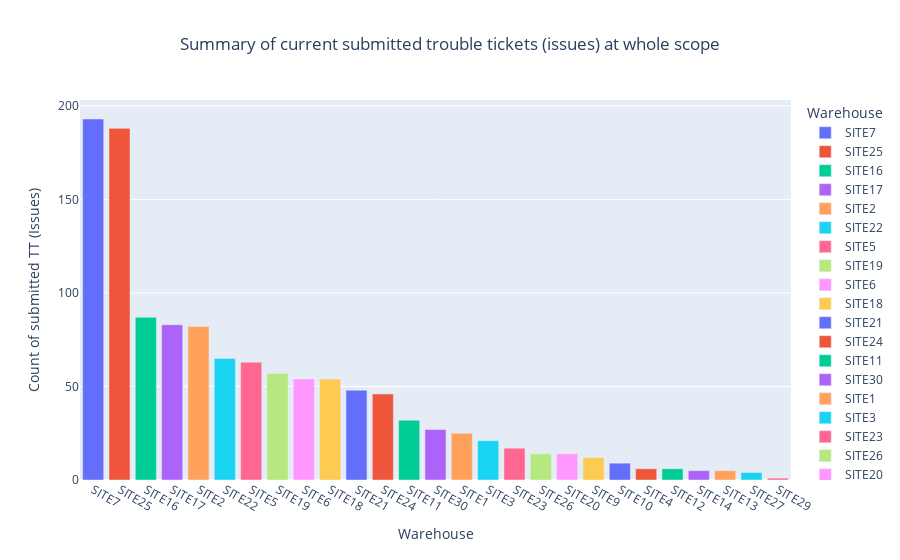

Notebook code for this chart:
### Code cell
fig = px.bar(data_frame=submitted_sorted,
             x='Warehouse',
             y='ID',
             labels={
                 'ID': 'Count of submitted TT (Issues)'                 
             },
             color='Warehouse',
             hover_name='Warehouse',             
             title='Summary of current submitted trouble tickets (issues) at whole scope',
             )
fig.update_layout(title_x=0.5)
fig.show()

### Figure 1 — Plotly figure (JSON) as saved in the notebook; plotly's stock layout.template omitted (floating-point values rounded to 4 significant figures)
{"data": [{"alignmentgroup": "True", "hovertemplate": "<b>%{hovertext}</b><br><br>Warehouse=%{x}<br>Count of submitted TT (Issues)=%{y}<extra></extra>", "hovertext": ["SITE7"], "legendgroup": "SITE7", "marker": {"color": "#636efa", "pattern": {"shape": ""}}, "name": "SITE7", "offsetgroup": "SITE7", "orientation": "v", "showlegend": true, "textposition": "auto", "type": "bar", "x": ["SITE7"], "xaxis": "x", "y": [193], "yaxis": "y"}, {"alignmentgroup": "True", "hovertemplate": "<b>%{hovertext}</b><br><br>Warehouse=%{x}<br>Count of submitted TT (Issues)=%{y}<extra></extra>", "hovertext": ["SITE25"], "legendgroup": "SITE25", "marker": {"color": "#EF553B", "pattern": {"shape": ""}}, "name": "SITE25", "offsetgroup": "SITE25", "orientation": "v", "showlegend": true, "textposition": "auto", "type": "bar", "x": ["SITE25"], "xaxis": "x", "y": [188], "yaxis": "y"}, {"alignmentgroup": "True", "hovertemplate": "<b>%{hovertext}</b><br><br>Warehouse=%{x}<br>Count of submitted TT (Issues)=%{y}<extra></extra>", "hovertext": ["SITE16"], "legendgroup": "SITE16", "marker": {"color": "#00cc96", "pattern": {"shape": ""}}, "name": "SITE16", "offsetgroup": "SITE16", "orientation": "v", "showlegend": true, "textposition": "auto", "type": "bar", "x": ["SITE16"], "xaxis": "x", "y": [87], "yaxis": "y"}, {"alignmentgroup": "True", "hovertemplate": "<b>%{hovertext}</b><br><br>Warehouse=%{x}<br>Count of submitted TT (Issues)=%{y}<extra></extra>", "hovertext": ["SITE17"], "legendgroup": "SITE17", "marker": {"color": "#ab63fa", "pattern": {"shape": ""}}, "name": "SITE17", "offsetgroup": "SITE17", "orientation": "v", "showlegend": true, "textposition": "auto", "type": "bar", "x": ["SITE17"], "xaxis": "x", "y": [83], "yaxis": "y"}, {"alignmentgroup": "True", "hovertemplate": "<b>%{hovertext}</b><br><br>Warehouse=%{x}<br>Count of submitted TT (Issues)=%{y}<extra></extra>", "hovertext": ["SITE2"], "legendgroup": "SITE2", "marker": {"color": "#FFA15A", "pattern": {"shape": ""}}, "name": "SITE2", "offsetgroup": "SITE2", "orientation": "v", "showlegend": true, "textposition": "auto", "type": "bar", "x": ["SITE2"], "xaxis": "x", "y": [82], "yaxis": "y"}, {"alignmentgroup": "True", "hovertemplate": "<b>%{hovertext}</b><br><br>Warehouse=%{x}<br>Count of submitted TT (Issues)=%{y}<extra></extra>", "hovertext": ["SITE22"], "legendgroup": "SITE22", "marker": {"color": "#19d3f3", "pattern": {"shape": ""}}, "name": "SITE22", "offsetgroup": "SITE22", "orientation": "v", "showlegend": true, "textposition": "auto", "type": "bar", "x": ["SITE22"], "xaxis": "x", "y": [65], "yaxis": "y"}, {"alignmentgroup": "True", "hovertemplate": "<b>%{hovertext}</b><br><br>Warehouse=%{x}<br>Count of submitted TT (Issues)=%{y}<extra></extra>", "hovertext": ["SITE5"], "legendgroup": "SITE5", "marker": {"color": "#FF6692", "pattern": {"shape": ""}}, "name": "SITE5", "offsetgroup": "SITE5", "orientation": "v", "showlegend": true, "textposition": "auto", "type": "bar", "x": ["SITE5"], "xaxis": "x", "y": [63], "yaxis": "y"}, {"alignmentgroup": "True", "hovertemplate": "<b>%{hovertext}</b><br><br>Warehouse=%{x}<br>Count of submitted TT (Issues)=%{y}<extra></extra>", "hovertext": ["SITE19"], "legendgroup": "SITE19", "marker": {"color": "#B6E880", "pattern": {"shape": ""}}, "name": "SITE19", "offsetgroup": "SITE19", "orientation": "v", "showlegend": true, "textposition": "auto", "type": "bar", "x": ["SITE19"], "xaxis": "x", "y": [57], "yaxis": "y"}, {"alignmentgroup": "True", "hovertemplate": "<b>%{hovertext}</b><br><br>Warehouse=%{x}<br>Count of submitted TT (Issues)=%{y}<extra></extra>", "hovertext": ["SITE6"], "legendgroup": "SITE6", "marker": {"color": "#FF97FF", "pattern": {"shape": ""}}, "name": "SITE6", "offsetgroup": "SITE6", "orientation": "v", "showlegend": true, "textposition": "auto", "type": "bar", "x": ["SITE6"], "xaxis": "x", "y": [54], "yaxis": "y"}, {"alignmentgroup": "True", "hovertemplate": "<b>%{hovertext}</b><br><br>Warehouse=%{x}<br>Count of submitted TT (Issues)=%{y}<extra></extra>", "hovertext": ["SITE18"], "legendgroup": "SITE18", "marker": {"color": "#FECB52", "pattern": {"shape": ""}}, "name": "SITE18", "offsetgroup": "SITE18", "orientation": "v", "showlegend": true, "textposition": "auto", "type": "bar", "x": ["SITE18"], "xaxis": "x", "y": [54], "yaxis": "y"}, {"alignmentgroup": "True", "hovertemplate": "<b>%{hovertext}</b><br><br>Warehouse=%{x}<br>Count of submitted TT (Issues)=%{y}<extra></extra>", "hovertext": ["SITE21"], "legendgroup": "SITE21", "marker": {"color": "#636efa", "pattern": {"shape": ""}}, "name": "SITE21", "offsetgroup": "SITE21", "orientation": "v", "showlegend": true, "textposition": "auto", "type": "bar", "x": ["SITE21"], "xaxis": "x", "y": [48], "yaxis": "y"}, {"alignmentgroup": "True", "hovertemplate": "<b>%{hovertext}</b><br><br>Warehouse=%{x}<br>Count of submitted TT (Issues)=%{y}<extra></extra>", "hovertext": ["SITE24"], "legendgroup": "SITE24", "marker": {"color": "#EF553B", "pattern": {"shape": ""}}, "name": "SITE24", "offsetgroup": "SITE24", "orientation": "v", "showlegend": true, "textposition": "auto", "type": "bar", "x": ["SITE24"], "xaxis": "x", "y": [46], "yaxis": "y"}, {"alignmentgroup": "True", "hovertemplate": "<b>%{hovertext}</b><br><br>Warehouse=%{x}<br>Count of submitted TT (Issues)=%{y}<extra></extra>", "hovertext": ["SITE11"], "legendgroup": "SITE11", "marker": {"color": "#00cc96", "pattern": {"shape": ""}}, "name": "SITE11", "offsetgroup": "SITE11", "orientation": "v", "showlegend": true, "textposition": "auto", "type": "bar", "x": ["SITE11"], "xaxis": "x", "y": [32], "yaxis": "y"}, {"alignmentgroup": "True", "hovertemplate": "<b>%{hovertext}</b><br><br>Warehouse=%{x}<br>Count of submitted TT (Issues)=%{y}<extra></extra>", "hovertext": ["SITE30"], "legendgroup": "SITE30", "marker": {"color": "#ab63fa", "pattern": {"shape": ""}}, "name": "SITE30", "offsetgroup": "SITE30", "orientation": "v", "showlegend": true, "textposition": "auto", "type": "bar", "x": ["SITE30"], "xaxis": "x", "y": [27], "yaxis": "y"}, {"alignmentgroup": "True", "hovertemplate": "<b>%{hovertext}</b><br><br>Warehouse=%{x}<br>Count of submitted TT (Issues)=%{y}<extra></extra>", "hovertext": ["SITE1"], "legendgroup": "SITE1", "marker": {"color": "#FFA15A", "pattern": {"shape": ""}}, "name": "SITE1", "offsetgroup": "SITE1", "orientation": "v", "showlegend": true, "textposition": "auto", "type": "bar", "x": ["SITE1"], "xaxis": "x", "y": [25], "yaxis": "y"}, {"alignmentgroup": "True", "hovertemplate": "<b>%{hovertext}</b><br><br>Warehouse=%{x}<br>Count of submitted TT (Issues)=%{y}<extra></extra>", "hovertext": ["SITE3"], "legendgroup": "SITE3", "marker": {"color": "#19d3f3", "pattern": {"shape": ""}}, "name": "SITE3", "offsetgroup": "SITE3", "orientation": "v", "showlegend": true, "textposition": "auto", "type": "bar", "x": ["SITE3"], "xaxis": "x", "y": [21], "yaxis": "y"}, {"alignmentgroup": "True", "hovertemplate": "<b>%{hovertext}</b><br><br>Warehouse=%{x}<br>Count of submitted TT (Issues)=%{y}<extra></extra>", "hovertext": ["SITE23"], "legendgroup": "SITE23", "marker": {"color": "#FF6692", "pattern": {"shape": ""}}, "name": "SITE23", "offsetgroup": "SITE23", "orientation": "v", "showlegend": true, "textposition": "auto", "type": "bar", "x": ["SITE23"], "xaxis": "x", "y": [17], "yaxis": "y"}, {"alignmentgroup": "True", "hovertemplate": "<b>%{hovertext}</b><br><br>Warehouse=%{x}<br>Count of submitted TT (Issues)=%{y}<extra></extra>", "hovertext": ["SITE26"], "legendgroup": "SITE26", "marker": {"color": "#B6E880", "pattern": {"shape": ""}}, "name": "SITE26", "offsetgroup": "SITE26", "orientation": "v", "showlegend": true, "textposition": "auto", "type": "bar", "x": ["SITE26"], "xaxis": "x", "y": [14], "yaxis": "y"}, {"alignmentgroup": "True", "hovertemplate": "<b>%{hovertext}</b><br><br>Warehouse=%{x}<br>Count of submitted TT (Issues)=%{y}<extra></extra>", "hovertext": ["SITE20"], "legendgroup": "SITE20", "marker": {"color": "#FF97FF", "pattern": {"shape": ""}}, "name": "SITE20", "offsetgroup": "SITE20", "orientation": "v", "showlegend": true, "textposition": "auto", "type": "bar", "x": ["SITE20"], "xaxis": "x", "y": [14], "yaxis": "y"}, {"alignmentgroup": "True", "hovertemplate": "<b>%{hovertext}</b><br><br>Warehouse=%{x}<br>Count of submitted TT (Issues)=%{y}<extra></extra>", "hovertext": ["SITE9"], "legendgroup": "SITE9", "marker": {"color": "#FECB52", "pattern": {"shape": ""}}, "name": "SITE9", "offsetgroup": "SITE9", "orientation": "v", "showlegend": true, "textposition": "auto", "type": "bar", "x": ["SITE9"], "xaxis": "x", "y": [12], "yaxis": "y"}, {"alignmentgroup": "True", "hovertemplate": "<b>%{hovertext}</b><br><br>Warehouse=%{x}<br>Count of submitted TT (Issues)=%{y}<extra></extra>", "hovertext": ["SITE10"], "legendgroup": "SITE10", "marker": {"color": "#636efa", "pattern": {"shape": ""}}, "name": "SITE10", "offsetgroup": "SITE10", "orientation": "v", "showlegend": true, "textposition": "auto", "type": "bar", "x": ["SITE10"], "xaxis": "x", "y": [9], "yaxis": "y"}, {"alignmentgroup": "True", "hovertemplate": "<b>%{hovertext}</b><br><br>Warehouse=%{x}<br>Count of submitted TT (Issues)=%{y}<extra></extra>", "hovertext": ["SITE4"], "legendgroup": "SITE4", "marker": {"color": "#EF553B", "pattern": {"shape": ""}}, "name": "SITE4", "offsetgroup": "SITE4", "orientation": "v", "showlegend": true, "textposition": "auto", "type": "bar", "x": ["SITE4"], "xaxis": "x", "y": [6], "yaxis": "y"}, {"alignmentgroup": "True", "hovertemplate": "<b>%{hovertext}</b><br><br>Warehouse=%{x}<br>Count of submitted TT (Issues)=%{y}<extra></extra>", "hovertext": ["SITE12"], "legendgroup": "SITE12", "marker": {"color": "#00cc96", "pattern": {"shape": ""}}, "name": "SITE12", "offsetgroup": "SITE12", "orientation": "v", "showlegend": true, "textposition": "auto", "type": "bar", "x": ["SITE12"], "xaxis": "x", "y": [6], "yaxis": "y"}, {"alignmentgroup": "True", "hovertemplate": "<b>%{hovertext}</b><br><br>Warehouse=%{x}<br>Count of submitted TT (Issues)=%{y}<extra></extra>", "hovertext": ["SITE14"], "legendgroup": "SITE14", "marker": {"color": "#ab63fa", "pattern": {"shape": ""}}, "name": "SITE14", "offsetgroup": "SITE14", "orientation": "v", "showlegend": true, "textposition": "auto", "type": "bar", "x": ["SITE14"], "xaxis": "x", "y": [5], "yaxis": "y"}, {"alignmentgroup": "True", "hovertemplate": "<b>%{hovertext}</b><br><br>Warehouse=%{x}<br>Count of submitted TT (Issues)=%{y}<extra></extra>", "hovertext": ["SITE13"], "legendgroup": "SITE13", "marker": {"color": "#FFA15A", "pattern": {"shape": ""}}, "name": "SITE13", "offsetgroup": "SITE13", "orientation": "v", "showlegend": true, "textposition": "auto", "type": "bar", "x": ["SITE13"], "xaxis": "x", "y": [5], "yaxis": "y"}, {"alignmentgroup": "True", "hovertemplate": "<b>%{hovertext}</b><br><br>Warehouse=%{x}<br>Count of submitted TT (Issues)=%{y}<extra></extra>", "hovertext": ["SITE27"], "legendgroup": "SITE27", "marker": {"color": "#19d3f3", "pattern": {"shape": ""}}, "name": "SITE27", "offsetgroup": "SITE27", "orientation": "v", "showlegend": true, "textposition": "auto", "type": "bar", "x": ["SITE27"], "xaxis": "x", "y": [4], "yaxis": "y"}, {"alignmentgroup": "True", "hovertemplate": "<b>%{hovertext}</b><br><br>Warehouse=%{x}<br>Count of submitted TT (Issues)=%{y}<extra></extra>", "hovertext": ["SITE29"], "legendgroup": "SITE29", "marker": {"color": "#FF6692", "pattern": {"shape": ""}}, "name": "SITE29", "offsetgroup": "SITE29", "orientation": "v", "showlegend": true, "textposition": "auto", "type": "bar", "x": ["SITE29"], "xaxis": "x", "y": [1], "yaxis": "y"}], "layout": {"autosize": true, "barmode": "relative", "legend": {"title": {"text": "Warehouse"}, "tracegroupgap": 0}, "title": {"text": "Summary of current submitted trouble tickets (issues) at whole scope", "x": 0.5}, "xaxis": {"anchor": "y", "autorange": true, "categoryarray": ["SITE7", "SITE25", "SITE16", "SITE17", "SITE2", "SITE22", "SITE5", "SITE19", "SITE6", "SITE18", "SITE21", "SITE24", "SITE11", "SITE30", "SITE1", "SITE3", "SITE23", "SITE26", "SITE20", "SITE9", "SITE10", "SITE4", "SITE12", "SITE14", "SITE13", "SITE27", "SITE29"], "categoryorder": "array", "domain": [0, 1], "range": [-0.5, 26.5], "title": {"text": "Warehouse"}, "type": "category"}, "yaxis": {"anchor": "x", "autorange": true, "domain": [0, 1], "range": [0, 203.2], "title": {"text": "Count of submitted TT (Issues)"}, "type": "linear"}}}
